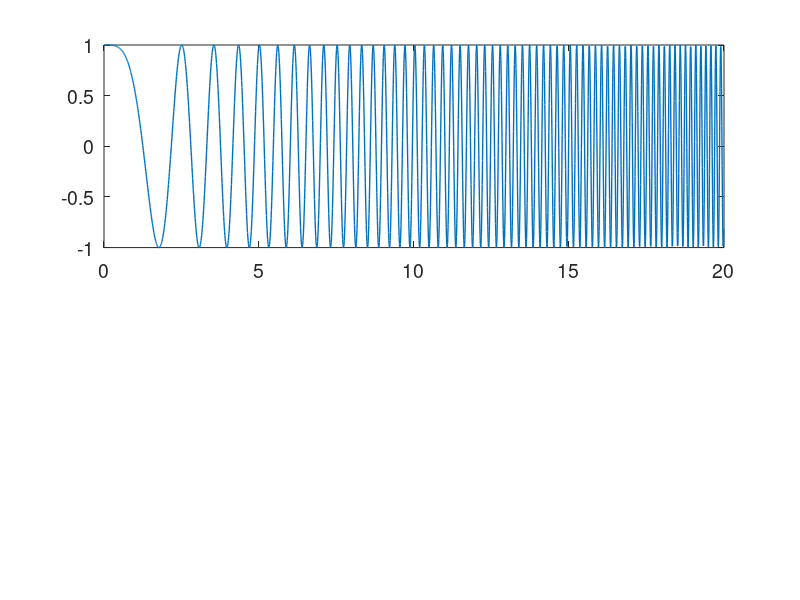
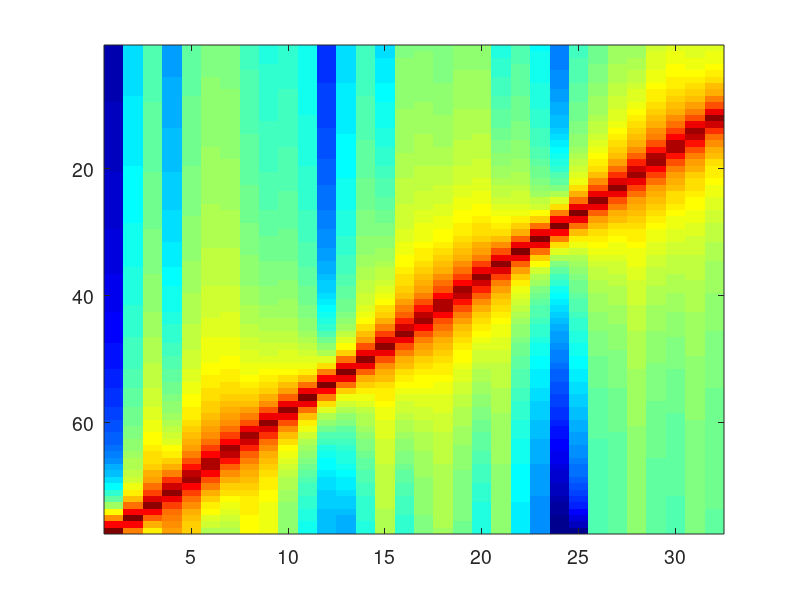

The MATLAB source for these figures, in order:
% file: e9_2_spectrogramchirp3.m   
% Spectrogram of chirp signal x(t)=cos(t^2), with A=1, alpha=1, Tau=81.91 sec, 100 samples/sec
clear; close all; set(0,'defaultAxesFontSize',14); set(0,'defaultLineLineWidth',1); 
LX = 8191; N = 32; L=floor((LX+1)/N);   % LX = length of chirp signal (minus 1)
X=cos([0:LX].*[0:LX]/10000);            % generate LX+1 samples of increasing-frequency chirp
T=linspace(0,19.99,2000);
figure,subplot(211),plot(T,X(1:2000)) % plot first 20 seconds of chirp signal in time domain
FXX=abs(fft(reshape(X(1:L*N),L,N)));  % partition to N intervals of L samples each, then FFT
FXX=FXX(180:256,:);                   % eliminate extra mirror-image copy of spectrum, and unused freqs
figure,imagesc(log(FXX)),colormap(jet)
